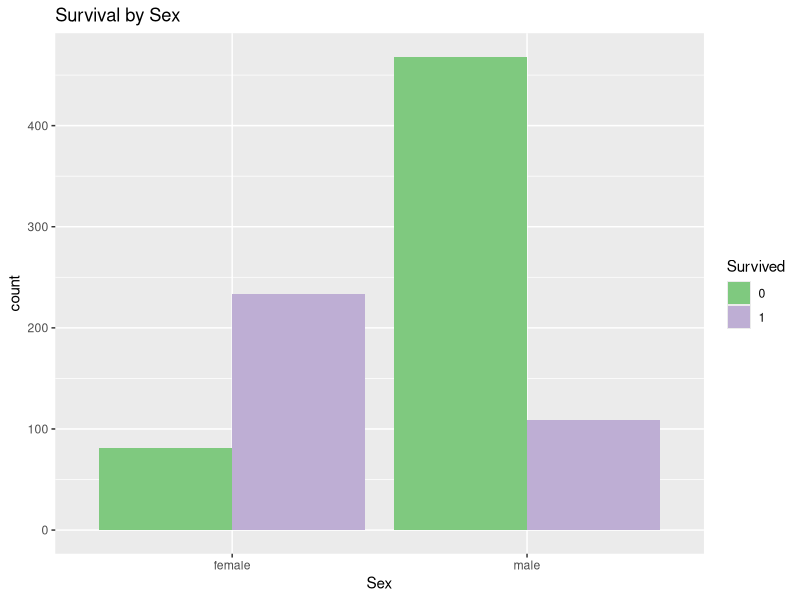
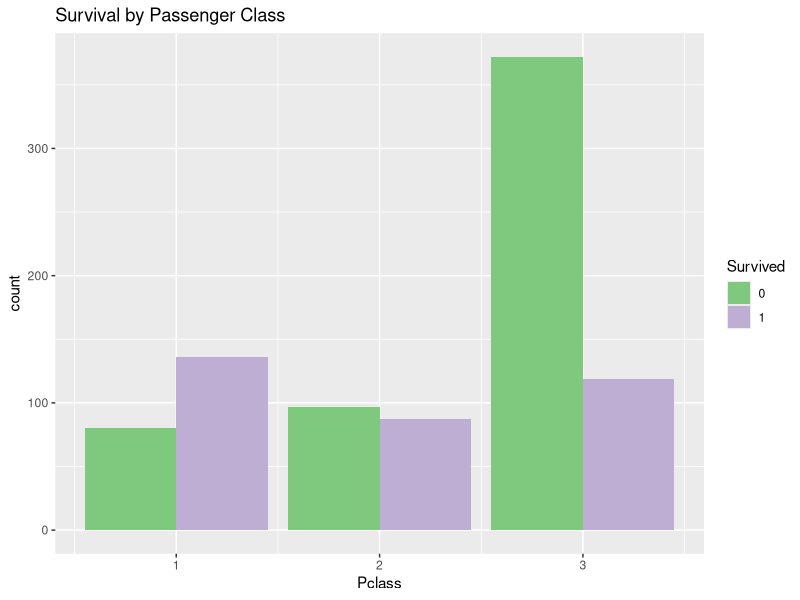
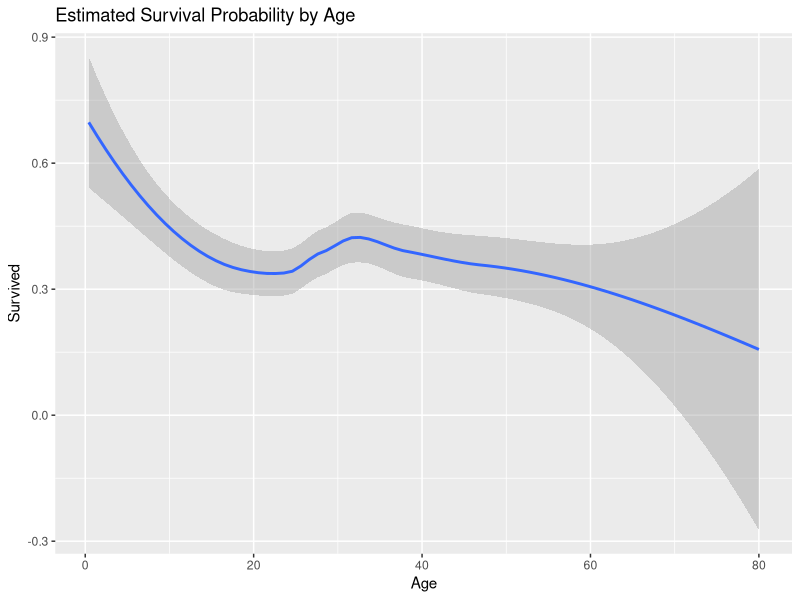
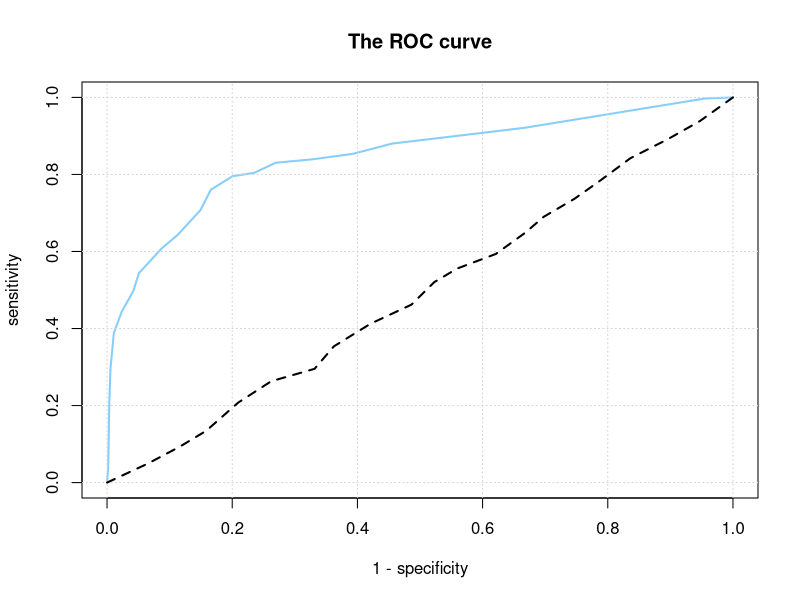
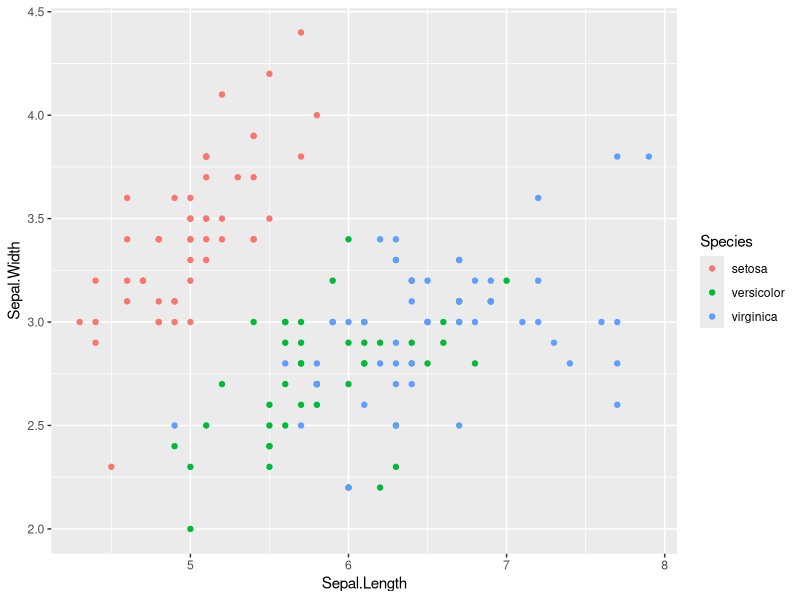
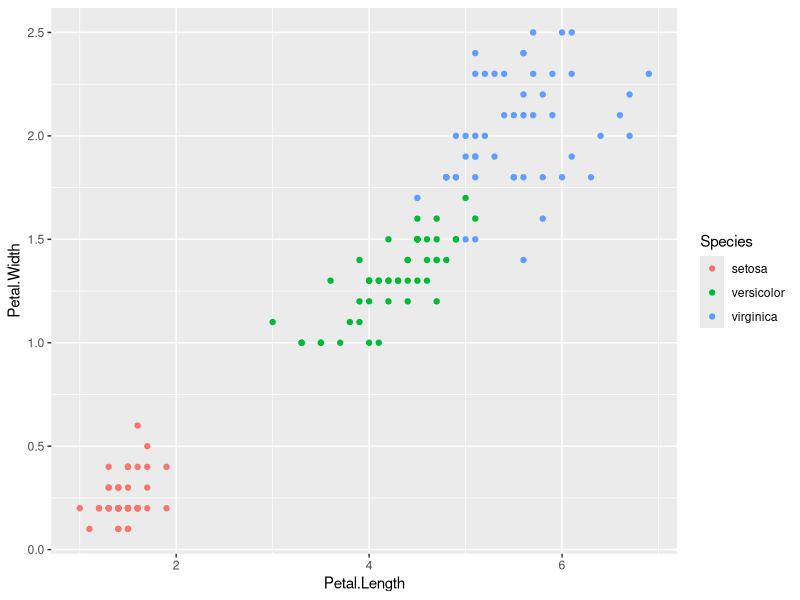
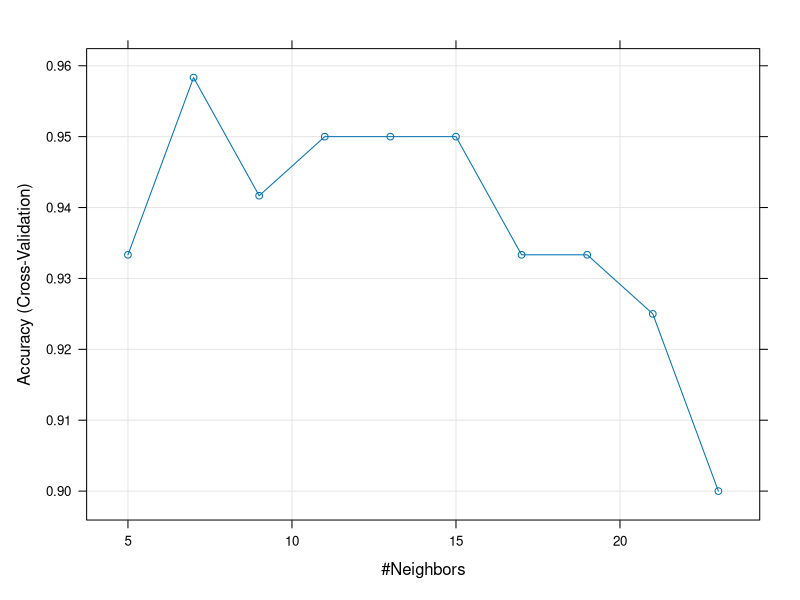
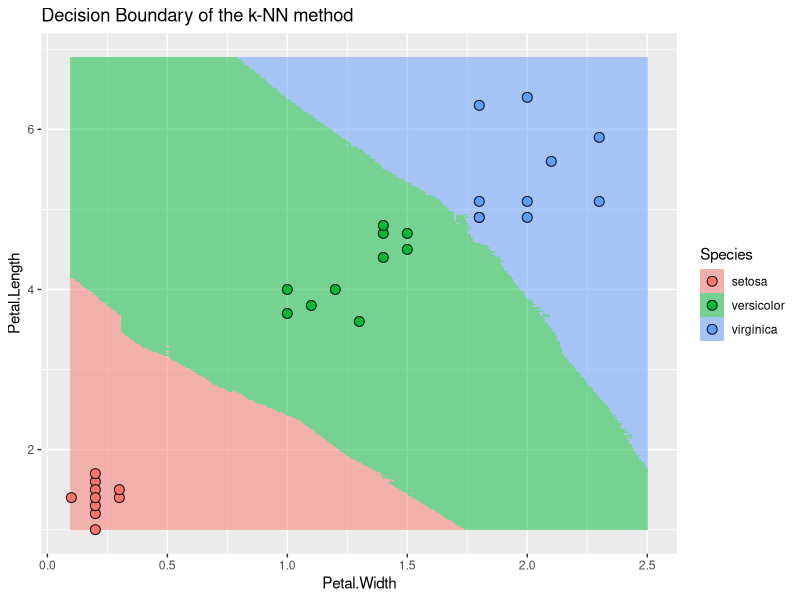

These charts were generated, in order, by the following R code:

#======================================== Chapter 6 ========================================#
# Example 6.1
height <- c(63, 64, 66, 69, 69, 71, 71, 72, 73, 75)
weight <- c(127, 121, 142, 157, 162, 156, 169, 165, 181, 208)

# fit a linear regression model
fit1 <- lm(weight ~ height)
summary(fit1)


#================ Example 6.2 ================#
titanic <- read.csv('train_Titanic_complete.csv', header = TRUE)

library(ggplot2)
# survival by sex
ggplot(titanic, aes(x = Sex, fill = as.factor(Survived))) +
  geom_bar(position = position_dodge()) +
  scale_fill_brewer(palette="Accent") + 
  guides(fill = guide_legend(title="Survived")) +
  ggtitle("Survival by Sex") 

# survival by Pclass
ggplot(titanic, aes(x = Pclass, fill = as.factor(Survived))) +
  geom_bar(position = position_dodge()) +
  scale_fill_brewer(palette="Accent") + 
  guides(fill = guide_legend(title="Survived")) +
  ggtitle("Survival by Passenger Class") 

# survival by age
ggplot(titanic, aes(x = Age, y = Survived)) +
  geom_smooth(method = "loess") +
  ggtitle("Estimated Survival Probability by Age")

# fit a logistic regression model
fit2 <-  glm(Survived ~ Sex + as.factor(Pclass) + Age, data = titanic, family = "binomial")
summary(fit2)

# get the estimated probabilities and use 0.5 as the threshold
surv_logisticReg <- ifelse(fit2$fitted.values > 0.5, 1, 0)
TP <- sum(titanic$Survived == 1 & surv_logisticReg == 1)
FP <- sum(titanic$Survived == 0 & surv_logisticReg == 1)
FN <- sum(titanic$Survived == 1 & surv_logisticReg == 0)
TN <- sum(titanic$Survived == 0 & surv_logisticReg == 0)
acc <- (TP + TN) / nrow(titanic)
prec <- TP / (TP + FP)
reca_sens <- TP / (TP + FN)
spec <- TN / (TN + FP)

# use different thresholds and plot the ROC curve
threshs <- seq(0, 1, 0.05)
len <- length(threshs)
senss <- rep(0, len)
specs <- rep(0, len)
for (i in 1:len) {
  surv_logisticReg <- ifelse(fit2$fitted.values > threshs[i], 1, 0)
  TP <- sum(titanic$Survived == 1 & surv_logisticReg == 1)
  FP <- sum(titanic$Survived == 0 & surv_logisticReg == 1)
  FN <- sum(titanic$Survived == 1 & surv_logisticReg == 0)
  TN <- sum(titanic$Survived == 0 & surv_logisticReg == 0)
  senss[i] <- TP / (TP + FN)
  specs[i] <- TN / (TN + FP)
}

plot(1 - specs, senss, type = 'l', xlab = "1 - specificity", ylab = 'sensitivity', 
     main = 'The ROC curve', col = 'lightskyblue', lwd = 2)
grid()

# get the ROC curve for a random classifier
set.seed(20240408)
prob_random <- runif(nrow(titanic))

senss_r <- rep(0, len)
specs_r <- rep(0, len)
for (i in 1:len) {
  surv_random <- ifelse(prob_random > threshs[i], 1, 0)
  TP <- sum(titanic$Survived == 1 & surv_random == 1)
  FP <- sum(titanic$Survived == 0 & surv_random == 1)
  FN <- sum(titanic$Survived == 1 & surv_random == 0)
  TN <- sum(titanic$Survived == 0 & surv_random == 0)
  senss_r[i] <- TP / (TP + FN)
  specs_r[i] <- TN / (TN + FP)
}

lines(1 - specs_r, senss_r, lwd = 2, lty = 2)


#================ Example 6.3 ================#
library(caret)
head(iris)

# check the distribution of Sepal width vs Sepal Length and Petal width vs Petal length
ggplot(data = iris, aes(x = Sepal.Length, y = Sepal.Width, col = Species)) +
  geom_point()

ggplot(data = iris, aes(x = Petal.Length, y = Petal.Width, col = Species)) +
  geom_point()

# split data to training and test set
# random sampling is done within the levels of y when y is a factor in an attempt to 
# balance the class distributions within the splits.
set.seed(20240408)
inTrain <- createDataPartition(y = iris$Species, p = 0.8)
trainData <- iris[inTrain$Resample1, ]
testData <- iris[-inTrain$Resample1, ]
# check the class distribution in the test data
table(testData$Species)

# run the method with 10-fold cross validation
# the knn method here use the Euclidean distance
control <- trainControl(method = 'cv', number = 10)
fit.knn <- train(Species ~ ., data = trainData, method = "knn", metric = 'Accuracy', 
                 trControl = control, preProcess = c("center","scale"), tuneLength = 10)
fit.knn
# plot yields number of neighbors vs Accuracy (based on cross validation)
plot(fit.knn)

# prediction on the testData
testPred.knn <- predict(fit.knn, newdata = testData)
confusionMatrix(testPred.knn, testData$Species)

# for visualize purpose, fit the knn method with only Petal.Length and Petal.Width
trainData2 <- trainData[, 3:5]
testData2 <- testData[, 3:5]
fit.knn2 <- train(Species ~ ., data = trainData2, method = "knn", metric = 'Accuracy', 
                  trControl = control, preProcess = c("center","scale"), tuneLength = 10)
testPred.knn2 <- predict(fit.knn2, newdata = testData2)
confusionMatrix(testPred.knn2, testData2$Species)

# generate grid points for prediction
pl <- seq(min(iris$Petal.Length), max(iris$Petal.Length), by = 0.01)
pw <- seq(min(iris$Petal.Width), max(iris$Petal.Width), by = 0.01)
pgrid <- expand.grid(Petal.Length = pl, Petal.Width = pw)

gridPred.knn <- predict(fit.knn2, newdata = pgrid)
pgrid$Species <- gridPred.knn

# plot the decision boundary
ggplot(testData, aes(Petal.Width, Petal.Length, fill = Species)) +
  geom_raster(data = pgrid, alpha = 0.5) +
  geom_point(shape = 21, size = 3) + ggtitle("Decision Boundary of the k-NN method") 



#===== Illustrating example in Section 6.4 =====#
titanic <- read.csv('train_Titanic_complete.csv', header = TRUE)

# discretize Age to define a categorical variable about age
titanic$AgeCat <- ifelse(titanic$Age <= 12, 'child', 'senior')
titanic$AgeCat[titanic$Age > 12 & titanic$Age <= 18] <- 'teenager'
titanic$AgeCat[titanic$Age > 18 & titanic$Age <= 25] <- 'youth'
titanic$AgeCat[titanic$Age > 25 & titanic$Age <= 50] <- 'middle-aged'

titanic2 <- titanic[, c('Survived', 'Sex', 'Pclass', 'AgeCat')]

# compute the prior probabilities of survived or not
p1 <- sum(titanic2$Survived) / nrow(titanic2)
p0 <- 1 - p1

# compute the conditional probabilities of male
pm1 <- sum(titanic2$Sex == 'male' & titanic2$Survived == 1) / sum(titanic2$Survived == 1)
pm0 <- sum(titanic2$Sex == 'male' & titanic2$Survived == 0) / sum(titanic2$Survived == 0)

# compute the conditional probabilities of class 2
pc21 <- sum(titanic2$Pclass == 2 & titanic2$Survived == 1) / sum(titanic2$Survived == 1)
pc20 <- sum(titanic2$Pclass == 2 & titanic2$Survived == 0) / sum(titanic2$Survived == 0)

# compute the conditional probabilities of youth
py1 <- sum(titanic2$AgeCat == 'youth' & titanic2$Survived == 1) / sum(titanic2$Survived == 1)
py0 <- sum(titanic2$AgeCat == 'youth' & titanic2$Survived == 0) / sum(titanic2$Survived == 0)



#================ Example 6.4 ================#
library(e1071) # for the naiveBayes() function
library(tm)
library(wordcloud)
allData <- read.csv('yelp_labelled.csv', header = FALSE)
names(allData) <- c('text', 'label')
allData$label <- as.factor(allData$label)
table(allData$label)

# creating training and test datasets
set.seed(20240415)
inTrain <- createDataPartition(y = allData$label, p = 0.8)
trainData <- allData[inTrain$Resample1, ]
testData <- allData[-inTrain$Resample1, ]

# create corpus from the training and test data 
# corpus (文集/语料库) is a collection of text documents
train_corpus <- VCorpus(VectorSource(trainData$text))
test_corpus <- VCorpus(VectorSource(testData$text))

# create document-term matrices directly from the corpus
# the matrices are typically sparse
train_dtm <- DocumentTermMatrix(train_corpus, control = list(
  tolower = TRUE,
  removeNumbers = TRUE,
  stopwords = TRUE,
  removePunctuation = TRUE,
  stemming = TRUE
))
inspect(train_dtm) # display detailed information on the term-document matrix
findFreqTerms(train_dtm, 30) # find the terms that occur at least 30 times

# draw word cloud for positive reviews and negative reviews
positive <- train_dtm[trainData$label == 1, ]
negative <- train_dtm[trainData$label == 0, ]
words_pos <- sort(colSums(as.matrix(positive)), decreasing = TRUE)
words_neg <- sort(colSums(as.matrix(negative)), decreasing = TRUE)
wordcloud(names(words_pos), freq = words_pos, max.words = 50,
          scale = c(3.5, 0.25), colors = brewer.pal(6,"Dark2"),
          random.order = FALSE)
wordcloud(names(words_neg), freq = words_neg, max.words = 50,
          scale = c(3.5, 0.25), colors = brewer.pal(9,"Dark2"),
          random.order = FALSE)

test_dtm <- DocumentTermMatrix(test_corpus, control = list(
  tolower = TRUE,
  removeNumbers = TRUE,
  stopwords = TRUE,
  removePunctuation = TRUE,
  stemming = TRUE
))

# create function to convert counts to a factor
convert_counts <- function(x) {
  x <- ifelse(x > 0, "Yes", "No")
}

# apply() convert_counts() to columns of train/test data
train_dtm_binary <- apply(train_dtm, MARGIN = 2, convert_counts)
test_dtm_binary  <- apply(test_dtm, MARGIN = 2, convert_counts)

# model fitting and testing
fit.nb <- naiveBayes(x = as.matrix(train_dtm_binary), y = trainData$label)
testData$PredClass <- predict(fit.nb, as.matrix(test_dtm_binary))
sum(testData$PredClass == testData$label) / nrow(testData)
testData$PredProb <- predict(fit.nb, as.matrix(test_dtm_binary), type = 'raw')
